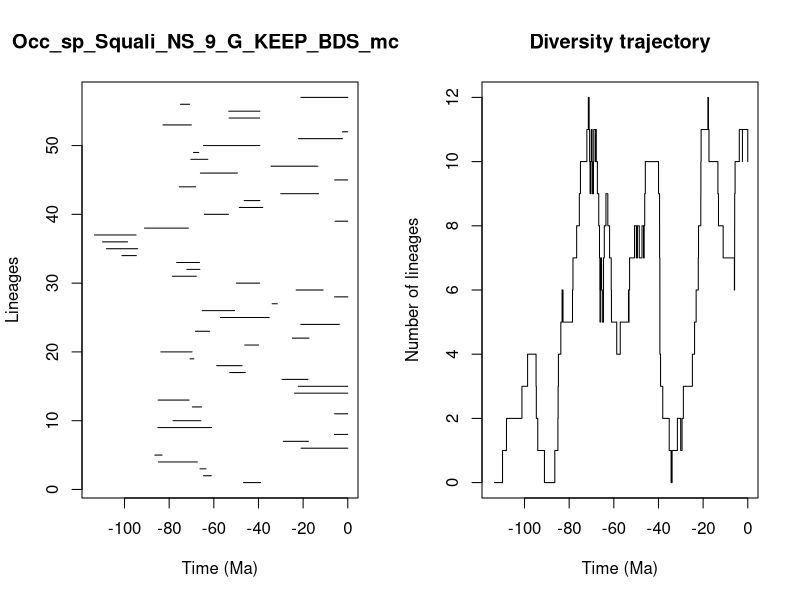

R code for this plot:


pdf(file='../Results/Species_NS/5_MA_bins_EP/pyrate_mcmc_logs/Occ_sp_Squali_NS_9_G_KEEP_BDS_mcmc_LTT.pdf',width=0.6*20, height=0.6*10)
title = "Occ_sp_Squali_NS_9_G_KEEP_BDS_mcmc"
ts=c(46.69215487616334, 64.61636315511561,66.19462104113578,84.80373665624566,86.42842584514973,20.900522170817503,28.850289284991554,5.994836671807186,85.04421629052827,78.28680838982487,5.881703397896921,69.60246774681502,84.94223082116731,23.83196627994133,22.18019691804921,29.44144164990877,52.934151786867,58.69031668622634,70.64251539047707,83.72898130547847,46.16053996179414,24.811221234238356,68.23956889627974,21.039590331829714,57.12141094581268,65.1749203552605,33.8908038693308,5.912431678241187,23.12581112418914,49.88875262907866,78.50363212717144,72.0737952730033,76.64183097032041,101.15707976259944,108.0708486488671,109.84402790611347,113.45955366366879,91.07264662668956,5.685108316875901,64.26421349970829,48.593571812667044,46.39744121516802,30.044867935487567,75.43580094426348,5.8646528592079195,66.01284372460036,34.35105106390787,70.29385160974766,69.12348466787266,64.64923752637701,22.056620948478017,2.388609801030536,82.7580745952627,53.18838262253245,53.326212997854476,74.94053922371064,21.009928432254032)
te=c(39.06444268584393, 61.157995882954324,63.530562008271595,67.35886195030852,83.17410617774358,0.0,17.61878755748795,0.0,61.0612909688835,65.78263061533204,0.0,65.48724377690665,71.05242468998833,0.0,0.0,17.867224304693547,45.892045281519465,47.37132088879807,68.96341482479406,69.72735330970927,39.97477287784232,17.37631981564952,61.8932221882119,3.7997434806002817,35.18698992395449,50.72135657253232,31.532596625721986,0.0,11.021723264178023,39.49912349201358,67.85389213811028,66.2421288035405,66.41424243608698,94.70749950454424,94.06397697065796,98.61674172140765,94.82095044010708,71.41575592780642,0.0,53.43127917377556,38.07710378118584,39.37449475159837,13.12575960450329,68.12833608081584,0.0,49.419451259467984,13.382067906596932,62.68537076492363,66.74769705991304,39.37162691182903,2.3880693289935673,0.0,70.07251575745802,39.49596856711245,39.37967670127893,70.83647323474712,0.0)
div_traj=c(0, 1,2,3,4,3,2,1,0,1,2,3,4,5,6,5,6,7,8,9,10,11,12,11,10,9,10,11,10,9,10,11,10,11,10,9,8,7,6,5,6,7,6,5,6,7,8,9,8,7,6,5,4,5,6,5,6,7,8,7,8,7,8,7,8,9,10,9,8,7,6,5,4,3,2,1,0,1,2,1,2,3,4,5,6,7,8,9,10,11,12,11,10,9,8,7,6,7,8,9,10,11,10,11,10)
time_events=c(113.45955366366879, 109.84402790611347,108.0708486488671,101.15707976259944,98.61674172140765,94.82095044010708,94.70749950454424,94.06397697065796,91.07264662668956,86.42842584514973,85.04421629052827,84.94223082116731,84.80373665624566,83.72898130547847,83.17410617774358,82.7580745952627,78.50363212717144,78.28680838982487,76.64183097032041,75.43580094426348,74.94053922371064,72.0737952730033,71.41575592780642,71.05242468998833,70.83647323474712,70.64251539047707,70.29385160974766,70.07251575745802,69.72735330970927,69.60246774681502,69.12348466787266,68.96341482479406,68.23956889627974,68.12833608081584,67.85389213811028,67.35886195030852,66.74769705991304,66.41424243608698,66.2421288035405,66.19462104113578,66.01284372460036,65.78263061533204,65.48724377690665,65.1749203552605,64.64923752637701,64.61636315511561,64.26421349970829,63.530562008271595,62.68537076492363,61.8932221882119,61.157995882954324,61.0612909688835,58.69031668622634,57.12141094581268,53.43127917377556,53.326212997854476,53.18838262253245,52.934151786867,50.72135657253232,49.88875262907866,49.419451259467984,48.593571812667044,47.37132088879807,46.69215487616334,46.39744121516802,46.16053996179414,45.892045281519465,39.97477287784232,39.49912349201358,39.49596856711245,39.37967670127893,39.37449475159837,39.37162691182903,39.06444268584393,38.07710378118584,35.18698992395449,34.35105106390787,33.8908038693308,31.532596625721986,30.044867935487567,29.44144164990877,28.850289284991554,24.811221234238356,23.83196627994133,23.12581112418914,22.18019691804921,22.056620948478017,21.039590331829714,21.009928432254032,20.900522170817503,17.867224304693547,17.61878755748795,17.37631981564952,13.382067906596932,13.12575960450329,11.021723264178023,5.994836671807186,5.912431678241187,5.881703397896921,5.8646528592079195,5.685108316875901,3.7997434806002817,2.388609801030536,2.3880693289935673,0.0)
                par(mfrow=c(1,2))
                L = length(ts)
                plot(ts, 1:L , xlim=c(-max(ts)-1,0), pch=20, type="n", main=title,xlab="Time (Ma)",ylab="Lineages")
                for (i in 1:L){segments(x0=-te[i],y0=i,x1=-ts[i],y1=i)}    
                t = -time_events
                plot(div_traj ~ t,type="s", main = "Diversity trajectory",xlab="Time (Ma)",ylab="Number of lineages",xlim=c(-max(ts)-1,0))
                abline(v=c(65,200,251,367,445),lty=2,col="gray")
                
